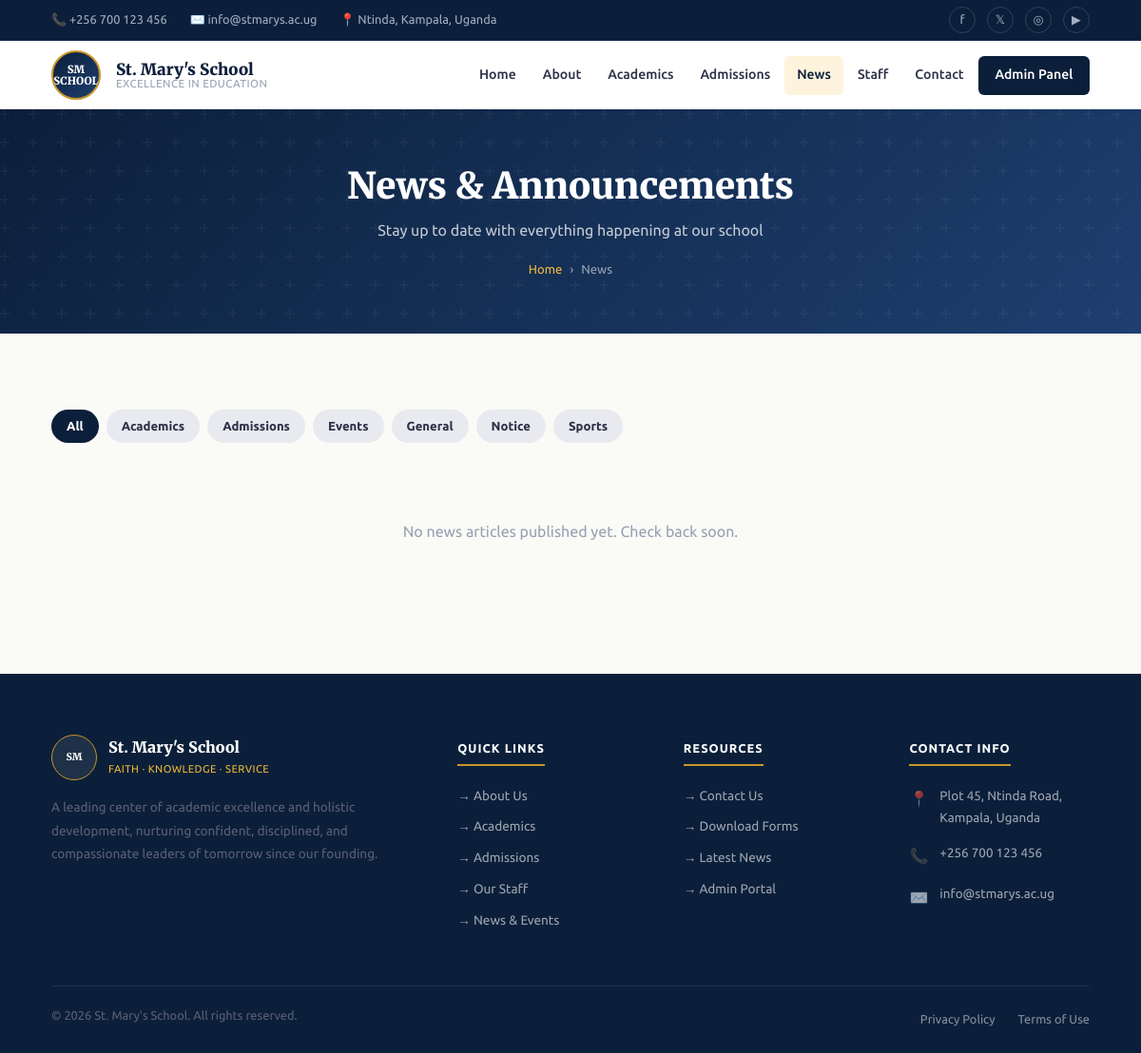
Page /news.php on the committed database.
### tables this page shows
CREATE TABLE IF NOT EXISTS news_categories (
    id         INT UNSIGNED AUTO_INCREMENT PRIMARY KEY,
    name       VARCHAR(100) NOT NULL UNIQUE,
    slug       VARCHAR(120) NOT NULL UNIQUE,
    color      VARCHAR(7) DEFAULT '#1565C0',
    created_at TIMESTAMP DEFAULT CURRENT_TIMESTAMP
);

### includes/functions.php (called while the page is built, shortened)
<?php
function getAllCategories($pdo) {
    $stmt = $pdo->prepare('SELECT * FROM news_categories ORDER BY name ASC');
    $stmt->execute();
    return $stmt->fetchAll();
}
function getPublishedNews($pdo, $limit = 5) {
    $stmt = $pdo->prepare(
        'SELECT * FROM vw_published_news LIMIT :limit'
    );
    $stmt->bindValue(':limit', $limit, PDO::PARAM_INT);
    $stmt->execute();
    return $stmt->fetchAll();
}
?>

### news.php (the view, shortened to what this page needs)
<?php
require_once 'config/database.php';
require_once 'includes/functions.php';
require_once 'includes/header.php';
$news       = getPublishedNews($pdo, 20);
$categories = getAllCategories($pdo);
$active_cat = $_GET['category'] ?? '';
?>
<section class="page-hero">
    <div class="container page-hero-content">
        <h1>News &amp; Announcements</h1>
        <p>Stay up to date with everything happening at our school</p>
        <ul class="breadcrumb"><li><a href="<?php echo BASE_URL; ?>index.php">Home</a></li><li>News</li></ul>
    </div>
</section>
<main id="main-content">
    <section class="section">
        <div class="container">
            <div class="filter-bar">
                <a href="<?php echo BASE_URL; ?>news.php" class="filter-btn <?php echo $active_cat==''?'filter-btn-active':''; ?>">All</a>
                <?php foreach ($categories as $cat): ?>
                    <a href="<?php echo BASE_URL; ?>news.php?category=<?php echo $cat['slug']; ?>"
                       class="filter-btn <?php echo $active_cat==$cat['slug']?'filter-btn-active':''; ?>"
                       style="<?php echo $active_cat==$cat['slug']?('background:'.htmlspecialchars($cat['color']).';color:#fff;'):''; ?>">
                        <?php echo htmlspecialchars($cat['name']); ?>
                    </a>
                <?php endforeach; ?>
            </div>
            <?php if ($news): ?>
                <div class="grid-3">
                    <?php foreach ($news as $article): ?>
                    <div class="news-card">
                        <div class="news-card-img">📰</div>
                        <div class="news-card-body">
                            <span class="tag" style="background:<?php echo $article['category_color'] ?? '#607080'; ?>;color:#fff;">
                                <?php echo htmlspecialchars($article['category_name'] ?? 'General'); ?>
                            </span>
                            <h3><?php echo htmlspecialchars($article['title']); ?></h3>
                            <?php if (!empty($article['excerpt'])): ?>
                                <p><?php echo htmlspecialchars($article['excerpt']); ?></p>
                            <?php endif; ?>
                            <p class="news-card-meta">
                                By <?php echo htmlspecialchars($article['author_name'] ?? 'Admin'); ?>
                                &mdash; <?php echo date('d M Y', strtotime($article['published_at'])); ?>
                            </p>
                        </div>
                    </div>
                    <?php endforeach; ?>
                </div>
            <?php else: ?>
                <p style="text-align:center;color:var(--gray-400);padding:3rem 0;">No news articles published yet. Check back soon.</p>
            <?php endif; ?>
        </div>
    </section>
</main>
<?php require_once 'includes/footer.php'; ?>

### assets/css/style.css (style rules this page uses)
:root { --navy: #0B1F3A; --navy-mid: #142d52; --navy-light:#1e3f70; --gold: #C8952A; --gold-light:#f0b93a; --gold-pale: #FEF3DC; --cream: #FAFAF7; --white: #FFFFFF; --gray-100: #F5F6F8; --gray-200: #E8EAF0; --gray-400: #9AA0B2; --gray-600: #5A6075; --gray-800: #2D3047; --green: #1B5E20; --red: #B71C1C; --shadow-sm: 0 2px 8px rgba(11,31,58,.08); --shadow-md: 0 4px 20px rgba(11,31,58,.12); --shadow-lg: 0 8px 40px rgba(11,31,58,.18); --radius: 8px; --radius-lg: 16px; --transition: all .25s ease; }
*, *::before, *::after { margin:0; padding:0; box-sizing:border-box; }
html { scroll-behavior: smooth; }
body { font-family: 'Ubuntu', sans-serif; background: var(--cream); color: var(--gray-800); line-height: 1.7; font-size: 1rem; }
a { color: var(--gold); text-decoration:none; transition: var(--transition); }
h1,h2,h3,h4 { font-family: 'Merriweather', serif; color: var(--navy); line-height: 1.3; }
h1 { font-size: clamp(1.8rem, 4vw, 2.6rem); font-weight:900; }
p { color: var(--gray-600); margin-bottom: .5rem; }
.container { max-width: 1140px; margin: 0 auto; padding: 0 1.5rem; }
.section { padding: 5rem 0; }
.page-hero { background: linear-gradient(135deg, var(--navy) 0%, var(--navy-light) 100%); padding: 3.5rem 0; position: relative; overflow: hidden; }
.page-hero::before { content: ''; position: absolute; inset: 0; }
.page-hero-content { position: relative; text-align: center; }
.page-hero h1 { color: var(--white); font-size: clamp(1.6rem, 4vw, 2.4rem); }
.page-hero p { color: rgba(255,255,255,.75); font-size: 1rem; margin-top: .5rem; }
.breadcrumb { display: flex; justify-content: center; gap: .5rem; margin-top: 1rem; font-size: .82rem; list-style: none; }
.breadcrumb li { color: rgba(255,255,255,.55); }
.breadcrumb li a { color: var(--gold-light); }
.breadcrumb li:not(:last-child)::after { content: '›'; margin-left: .5rem; }
.filter-bar { display: flex; gap: .5rem; flex-wrap: wrap; margin-bottom: 2rem; }
.filter-btn { padding: .4rem 1rem; border-radius: 20px; font-size: .82rem; font-weight: 700; cursor: pointer; border: none; text-decoration: none; transition: var(--transition); }
.filter-btn-active { background: var(--navy); color: var(--white); }
.filter-btn:not(.filter-btn-active) { background: var(--gray-200); color: var(--gray-800); }

### rows in the picture
news_categories: name "Academics"
news_categories: name "Admissions"
news_categories: name "Events"
news_categories: name "General"
news_categories: name "Notice"
news_categories: name "Sports"
